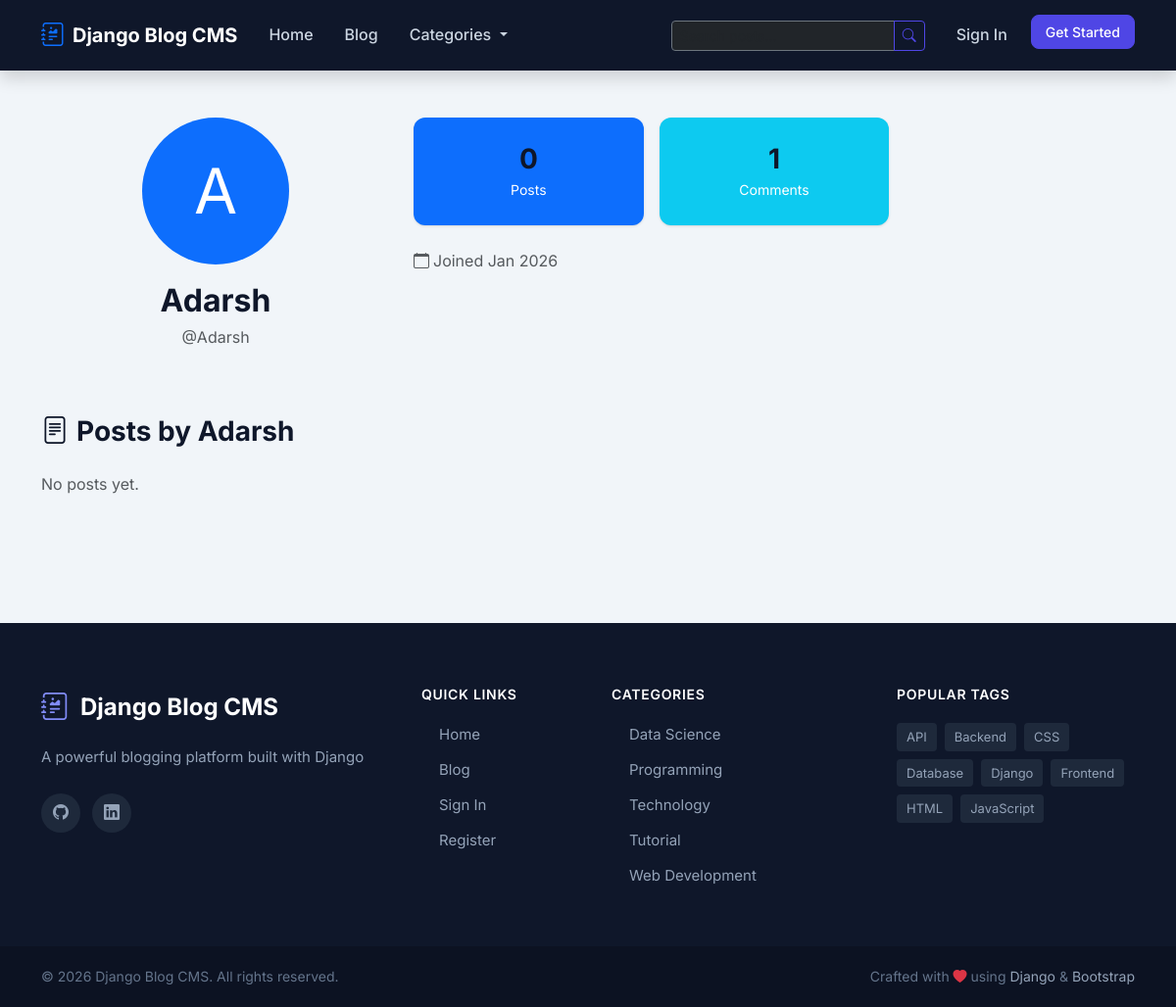
Screenshot of /profile/Adarsh/ with the database file from the repository.
### apps/accounts/models.py (models this page shows, shortened)
class UserProfile(models.Model):
    user = models.OneToOneField(
        User,
        on_delete=models.CASCADE,  # Delete profile if user is deleted
        related_name='profile',    # Access profile: user.profile
        primary_key=True,          # Use user_id as primary key
    )
    avatar = models.ImageField(
        upload_to='avatars/',
        blank=True,
        null=True,
        help_text="Profile picture (recommended: 200x200 pixels)"
    )
    bio = models.TextField(
        max_length=500,
        blank=True,
        help_text="Tell us about yourself (max 500 characters)"
    )
    location = models.CharField(
        max_length=100,
        blank=True,
        help_text="Your location (e.g., 'New York, USA')"
    )
    website = models.URLField(
        blank=True,
        help_text="Your personal website URL"
    )
    twitter = models.CharField(
        max_length=50,
        blank=True,
        help_text="Twitter username (without @)"
    )
    github = models.CharField(
        max_length=50,
        blank=True,
        help_text="GitHub username"
    )
    linkedin = models.CharField(
        max_length=100,
        blank=True,
        help_text="LinkedIn profile URL or username"
    )
    email_notifications = models.BooleanField(
        default=True,
        help_text="Receive email notifications for comments on your posts"
    )
    is_public = models.BooleanField(
        default=True,
        help_text="Make your profile visible to other users"
    )
    created_at = models.DateTimeField(auto_now_add=True)
    updated_at = models.DateTimeField(auto_now=True)
    class Meta:
        verbose_name = 'User Profile'
        verbose_name_plural = 'User Profiles'
    @property
    def full_name(self):
        if self.user.first_name and self.user.last_name:
            return f'{self.user.first_name} {self.user.last_name}'
        return self.user.username

### apps/blog/models.py (models this page shows, shortened)
class Category(models.Model):
    ICON_CHOICES = (
        ('bi-laptop', 'Technology'),
        ('bi-globe', 'Web Development'),
        ('bi-code-slash', 'Programming'),
        ('bi-graph-up', 'Data Science'),
        ('bi-mortarboard', 'Tutorial'),
        ('bi-newspaper', 'News'),
        ('bi-camera', 'Photography'),
        ('bi-palette', 'Design'),
        ('bi-briefcase', 'Business'),
        ('bi-heart', 'Lifestyle'),
        ('bi-airplane', 'Travel'),
        ('bi-cup-hot', 'Food'),
        ('bi-controller', 'Gaming'),
        ('bi-music-note', 'Music'),
        ('bi-film', 'Entertainment'),
        ('bi-book', 'Education'),
        ('bi-lightbulb', 'Ideas'),
        ('bi-chat-quote', 'Opinion'),
    )
    COLOR_CHOICES = (
        ('#4f46e5', 'Indigo'),
        ('#2563eb', 'Blue'),
        ('#0891b2', 'Cyan'),
        ('#059669', 'Green'),
        ('#84cc16', 'Lime'),
        ('#eab308', 'Yellow'),
        ('#f97316', 'Orange'),
        ('#ef4444', 'Red'),
        ('#ec4899', 'Pink'),
        ('#8b5cf6', 'Purple'),
        ('#6366f1', 'Violet'),
        ('#64748b', 'Slate'),
    )
    name = models.CharField(
        max_length=100,
        unique=True,  # No two categories can have the same name
        help_text="Category name (e.g., 'Technology', 'Travel')"
    )
    slug = models.SlugField(
        max_length=100,
        unique=True,
        blank=True,  # Can be empty in forms (we auto-generate it)
        help_text="URL-friendly name (auto-generated from name)"
    )
    description = models.TextField(
        blank=True,  # Optional in forms
        help_text="Brief description of this category"
    )
    icon = models.CharField(
        max_length=50,
        choices=ICON_CHOICES,
        default='bi-newspaper',
        help_text="Bootstrap icon for this category"
    )
    color = models.CharField(
        max_length=20,
        choices=COLOR_CHOICES,
        default='#4f46e5',
        help_text="Color for category badge and default image"
    )
    created_at = models.DateTimeField(auto_now_add=True)
    class Meta:
        verbose_name = 'Category'
        verbose_name_plural = 'Categories'  # Plural form
        ordering = ['name']
    def get_absolute_url(self):
        return reverse('blog:category_detail', kwargs={'slug': self.slug})
    def post_count(self):
        return self.posts.filter(status='published').count()

class Tag(models.Model):
    name = models.CharField(
        max_length=50,
        unique=True,
        help_text="Tag name (e.g., 'Python', 'Tutorial')"
    )
    slug = models.SlugField(
        max_length=50,
        unique=True,
        blank=True
    )
    class Meta:
        verbose_name = 'Tag'
        verbose_name_plural = 'Tags'
        ordering = ['name']
    def get_absolute_url(self):
        return reverse('blog:tag_detail', kwargs={'slug': self.slug})

### apps/accounts/views.py (the view)
class ProfileDetailView(DetailView):
    model = User
    template_name = 'accounts/profile_detail.html'
    context_object_name = 'profile_user'
    slug_field = 'username'
    slug_url_kwarg = 'username'
    def get_object(self, queryset=None):
        return get_object_or_404(User, username=self.kwargs['username'])
    def get_context_data(self, **kwargs):
        context = super().get_context_data(**kwargs)
        profile_user = self.object
        if hasattr(profile_user, 'profile') and not profile_user.profile.is_public:
            if self.request.user != profile_user:
                context['is_private'] = True
                return context
        context['posts'] = profile_user.posts.filter(
            status='published'
        ).order_by('-published_at')[:10]
        context['stats'] = {
            'total_posts': profile_user.posts.filter(status='published').count(),
            'total_comments': profile_user.comments.count(),
        }
        return context

### apps/accounts/templates/accounts/profile_detail.html (shortened to what this page needs)
{% extends 'base.html' %}
{% block content %}
<div class="container py-5">
    {% if is_private %}
    <div class="text-center py-5">
        <i class="bi bi-lock text-muted" style="font-size: 5rem;"></i>
        <h2 class="mt-3">This Profile is Private</h2>
        <p class="text-muted">{{ profile_user.username }} has made their profile private.</p>
        <a href="{% url 'blog:home' %}" class="btn btn-primary">
            <i class="bi bi-arrow-left me-2"></i>Back to Home
        </a>
    </div>
    {% else %}
    <div class="row mb-5">
        <div class="col-lg-4 text-center mb-4 mb-lg-0">
            {% if profile_user.profile.avatar %}
            <img src="{{ profile_user.profile.avatar.url }}"
                 class="rounded-circle border border-4 border-primary"
                 style="width: 150px; height: 150px; object-fit: cover;"
                 alt="{{ profile_user.username }}">
            {% else %}
            <div class="rounded-circle bg-primary text-white d-flex align-items-center justify-content-center mx-auto"
                 style="width: 150px; height: 150px; font-size: 4rem;">
                {{ profile_user.username|slice:":1"|upper }}
            </div>
            {% endif %}
            <h2 class="mt-3 mb-1">{{ profile_user.profile.full_name }}</h2>
            <p class="text-muted">@{{ profile_user.username }}</p>
        </div>
        <div class="col-lg-8">
            <div class="row g-3 mb-4">
                <div class="col-6 col-md-4">
                    <div class="card bg-primary text-white text-center">
                        <div class="card-body">
                            <h3 class="mb-0">{{ stats.total_posts }}</h3>
                            <small>Posts</small>
                        </div>
                    </div>
                </div>
                <div class="col-6 col-md-4">
                    <div class="card bg-info text-white text-center">
                        <div class="card-body">
                            <h3 class="mb-0">{{ stats.total_comments }}</h3>
                            <small>Comments</small>
                        </div>
                    </div>
                </div>
            </div>
            <div class="d-flex flex-wrap gap-4 text-muted">
                <span><i class="bi bi-calendar me-1"></i>Joined {{ profile_user.date_joined|date:"M Y" }}</span>
            </div>
        </div>
    </div>
    <h3 class="mb-4">
        <i class="bi bi-file-text me-2"></i>Posts by {{ profile_user.username }}
    </h3>
    {% if posts %}
    <div class="row g-4">
        {% for post in posts %}
        <div class="col-md-4">
            <article class="card h-100 shadow-sm border-0">
                {% if post.featured_image %}
                <img src="{{ post.featured_image.url }}"
                     class="card-img-top" style="height: 150px; object-fit: cover;"
                     alt="{{ post.title }}">
                {% endif %}
                <div class="card-body">
                    {% if post.category %}
                    <span class="badge bg-primary mb-2">{{ post.category.name }}</span>
                    {% endif %}
                    <h5 class="card-title">
                        <a href="{{ post.get_absolute_url }}" class="text-decoration-none text-dark">
                            {{ post.title|truncatechars:50 }}
                        </a>
                    </h5>
                    <small class="text-muted">{{ post.published_at|date:"M d, Y" }}</small>
                </div>
            </article>
        </div>
        {% endfor %}
    </div>
    {% else %}
    <p class="text-muted">No posts yet.</p>
    {% endif %}
    {% endif %}
</div>
{% endblock %}

### templates/includes/footer.html (shortened to what this page needs)
{% load static %}
<footer class="site-footer">
    <div class="footer-main">
        <div class="container">
            <div class="row g-4 g-lg-5">
                <div class="col-lg-4 col-md-6">
                    <div class="footer-brand mb-3">
                        <i class="bi bi-journal-richtext"></i>
                        <span>{{ site_name|default:"BlogCMS" }}</span>
                    </div>
                    <p class="footer-description mb-4">
                        {{ site_description|default:"A modern blogging platform where ideas come to life. Share your stories, connect with readers, and build your audience." }}
                    </p>
                    <div class="footer-social">
                        <a href="https://github.com/Anexus5919" class="social-link" title="GitHub" target="_blank" rel="noopener noreferrer">
                            <i class="bi bi-github"></i>
                        </a>
                        <a href="https://www.linkedin.com/in/anexus/" class="social-link" title="LinkedIn" target="_blank" rel="noopener noreferrer">
                            <i class="bi bi-linkedin"></i>
                        </a>
                    </div>
                </div>
                <div class="col-lg-2 col-md-6 col-6">
                    <h6 class="footer-heading">Quick Links</h6>
                    <ul class="footer-links">
                        <li>
                            <a href="{% url 'blog:home' %}">
                                Home
                            </a>
                        </li>
                        <li>
                            <a href="{% url 'blog:post_list' %}">
                                Blog
                            </a>
                        </li>
                        {% if user.is_authenticated %}
                        <li>
                            <a href="{% url 'blog:post_create' %}">
                                <i class="bi bi-chevron-right"></i>Write Post
                            </a>
                        </li>
                        <li>
                            <a href="{% url 'accounts:profile' %}">
                                <i class="bi bi-chevron-right"></i>My Profile
                            </a>
                        </li>
                        {% else %}
                        <li>
                            <a href="{% url 'account_login' %}">
                                Sign In
                            </a>
                        </li>
                        <li>
                            <a href="{% url 'account_signup' %}">
                                Register
                            </a>
                        </li>
                        {% endif %}
                    </ul>
                </div>
                <div class="col-lg-3 col-md-6 col-6">
                    <h6 class="footer-heading">Categories</h6>
                    <ul class="footer-links">
                        {% for category in all_categories|slice:":5" %}
                        <li>
                            <a href="{{ category.get_absolute_url }}">
                                {{ category.name }}
                            </a>
                        </li>
                        {% empty %}
                        <li class="text-muted-footer">No categories yet</li>
                        {% endfor %}
                    </ul>
                </div>
                <div class="col-lg-3 col-md-6">
                    <h6 class="footer-heading">Popular Tags</h6>
                    <div class="footer-tags">
                        {% for tag in all_tags|slice:":8" %}
                        <a href="{{ tag.get_absolute_url }}" class="footer-tag">
                            {{ tag.name }}
                        </a>
                        {% empty %}
                        <span class="text-muted-footer">No tags yet</span>
                        {% endfor %}
                    </div>
                </div>
            </div>
        </div>
    </div>
    <div class="footer-bottom">
        <div class="container">
            <div class="row align-items-center">
                <div class="col-md-6 text-center text-md-start">
                    <p class="mb-0">
                        &copy; {% now "Y" %} {{ site_name|default:"BlogCMS" }}. All rights reserved.
                    </p>
                </div>
                <div class="col-md-6 text-center text-md-end">
                    <p class="mb-0">
                        Crafted with <i class="bi bi-heart-fill text-danger"></i> using
                        <a href="https://www.djangoproject.com/" target="_blank" rel="noopener">Django</a>
                        &
                        <a href="https://getbootstrap.com/" target="_blank" rel="noopener">Bootstrap</a>
                    </p>
                </div>
            </div>
        </div>
    </div>
</footer>

### rows the page displays
Category: name "Data Science"
Category: name "Programming"
Category: name "Technology"
Category: name "Tutorial"
Category: name "Web Development"
Tag: name "API"
Tag: name "Backend"
Tag: name "CSS"
Tag: name "Database"
Tag: name "Django"
Tag: name "Frontend"
Tag: name "HTML"
Tag: name "JavaScript"

### other values shown
{{ site_name|default:"BlogCMS" }} "Django Blog CMS"
{{ profile_user.username|slice:":1"|upper }} "A"
{{ profile_user.profile.full_name }} "Adarsh"
{{ profile_user.username }} "Adarsh"
{{ stats.total_posts }} "0"
{{ stats.total_comments }} "1"
{{ profile_user.date_joined|date:"M Y" }} "Jan 2026"
